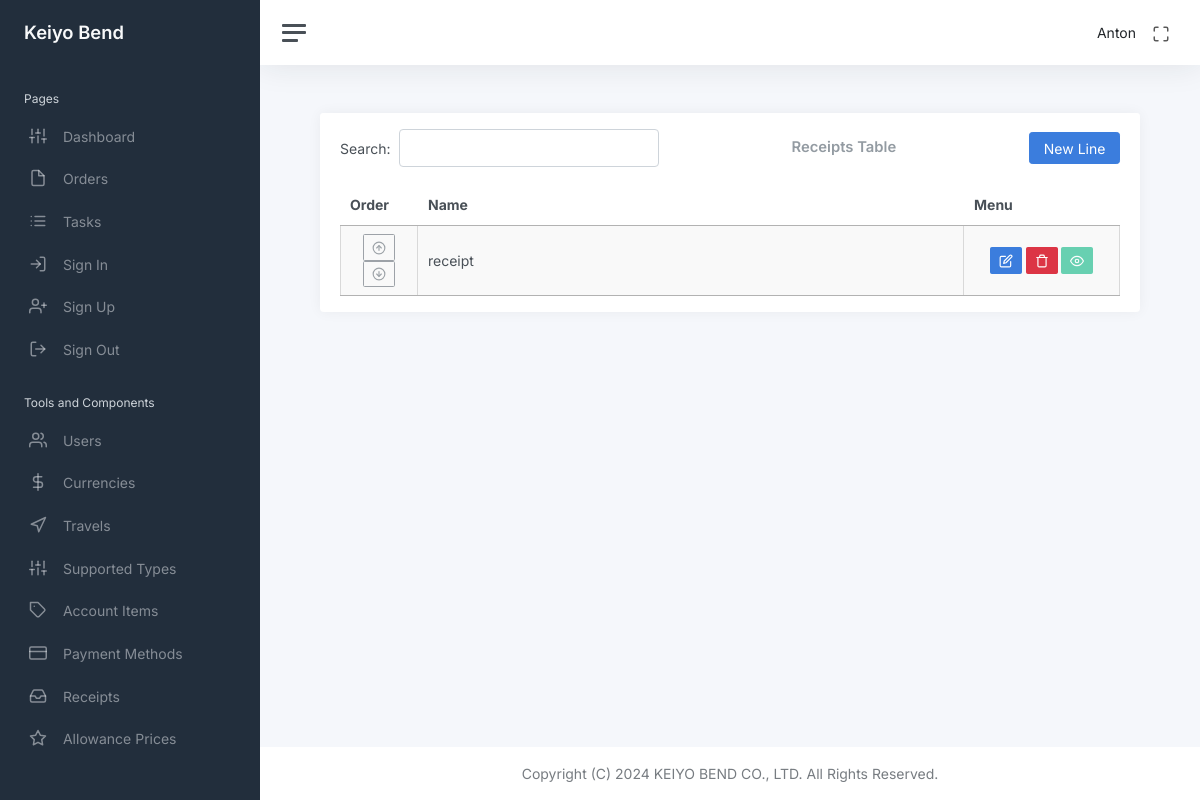
Page /admin_menu/receipts_table (signed in) on the earlier database version.
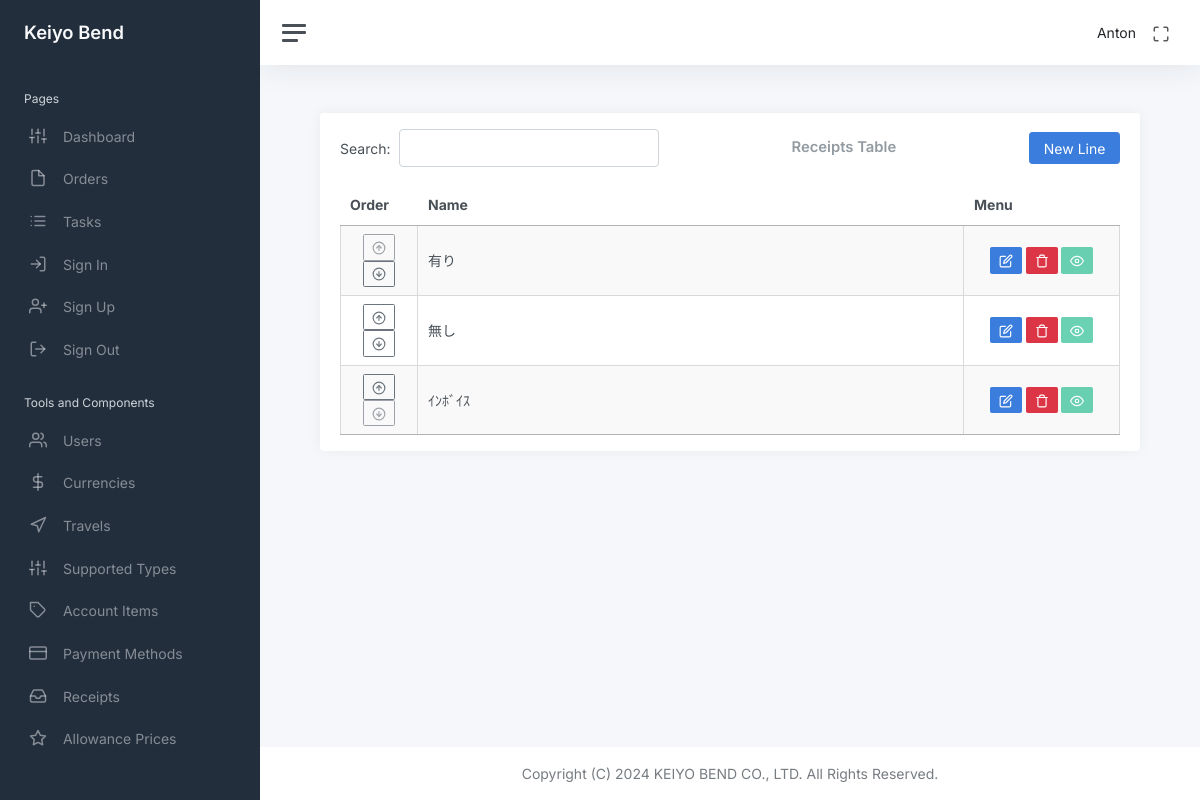
Same page on the later database version.
### app/admin/models/receipts.py (models this page shows, shortened)
class Receipts(db.Model):
    id: so.Mapped[int] = so.mapped_column(primary_key=True)
    receiptName: so.Mapped[str] = so.mapped_column(sa.String(), nullable=False, default=None)
    is_show: so.Mapped[bool] = so.mapped_column(sa.Boolean(), default=True, index=True)
    order: so.Mapped[int] = so.mapped_column(sa.Integer(), nullable=False, index=True, default=1)
    details = db.relationship("Details", back_populates="receipt", cascade="all, delete-orphan")

### app/admin/routes/receipts/receipts_table.py (the view)
@bp.route("/admin_menu/receipts_table")
@login_required
def receipts_table():
    receipts = db.session.scalars(sa.select(Receipts).order_by(Receipts.order)).all()
    return render_template("admin/receipts_table.html", title="Receipts Table", receipts=receipts)

### app/auth/models/user.py (called while the page is built)
@login.user_loader
def load_user(id):
    return db.session.get(User, int(id))

### app/admin/templates/admin/receipts_table.html (shortened to what this page needs)
<!DOCTYPE html>
{% extends "main/base.html" %}
{% block content %}
<link rel="stylesheet" href="{{ url_for('admin.static', filename='css/receipts_table_style.css') }}">
<div class="container-fluid p-0">
    <div class="row">
        <div class="col-md-12 ms-sm-auto col-lg-12 px-md-4">
            <div class="card flex-fill">
                <div class="card-header py-3">
                    <div class="d-flex justify-content-between align-items-center">
                        <div id="datatableSearch"></div>
                        <h3 class="card-title mb-0">Receipts Table</h3>
                        <button class="btn btn-primary btn-add" id="btn-add">New Line</button>
                    </div>
                </div>
                <div class="card-body py-0 mb-3">
                    <table class="display cell-border" style="width: 100%" id="receiptsTable">
                        <thead>
                            <tr style="text-align: center;">
                                <th class="col-order">Order</th>
                                <th class="col-name">Name</th>
                                <th class="col-menu">Menu</th>
                            </tr>
                        </thead>
                        <tbody>
                            {% for receipt in receipts %}
                            <tr data-id="{{ receipt.id }}" data-order="{{ receipt.order }}">
                                <td style="text-align:center">
                                    <button class="btn btn-sm btn-outline-secondary move-up"><i class="align-middle"
                                            data-feather="arrow-up-circle"></i></button>
                                    <button class="btn btn-sm btn-outline-secondary move-down"><i class="align-middle"
                                            data-feather="arrow-down-circle"></i></button>
                                </td>
                                <td class="view-mode receipt-cell">{{ receipt.receiptName }}</td>
                                <td style="text-align:center">
                                    <button class="btn btn-primary btn-sm btn-edit"><i class="align-middle"
                                            data-feather="edit"></i></button>
                                    <button class="btn btn-danger btn-sm btn-delete"><i class="align-middle"
                                            data-feather="trash"></i></button>
                                    <button
                                        class="btn btn-sm btn-show-receipt {{ 'btn-success' if receipt.is_show else 'btn-danger' }}"
                                        disabled>
                                        {% if receipt.is_show %}
                                        <i class="align-middle" data-feather="eye"></i>
                                        {% else %}
                                        <i class="align-middle" data-feather="eye-off"></i>
                                        {% endif %}
                                    </button>
                                </td>
                            </tr>
                            {% endfor %}
                        </tbody>
                    </table>
                </div>
            </div>
        </div>
    </div>
</div>
{% endblock %}

Differences in the rows shown:
changed Receipts (number 1 of 3 on the later page): receiptName "receipt" → "有り"
added Receipts: receiptName "無し", is_show True (drawn)
added Receipts: receiptName "ｲﾝﾎﾞｲｽ", is_show True (drawn)
